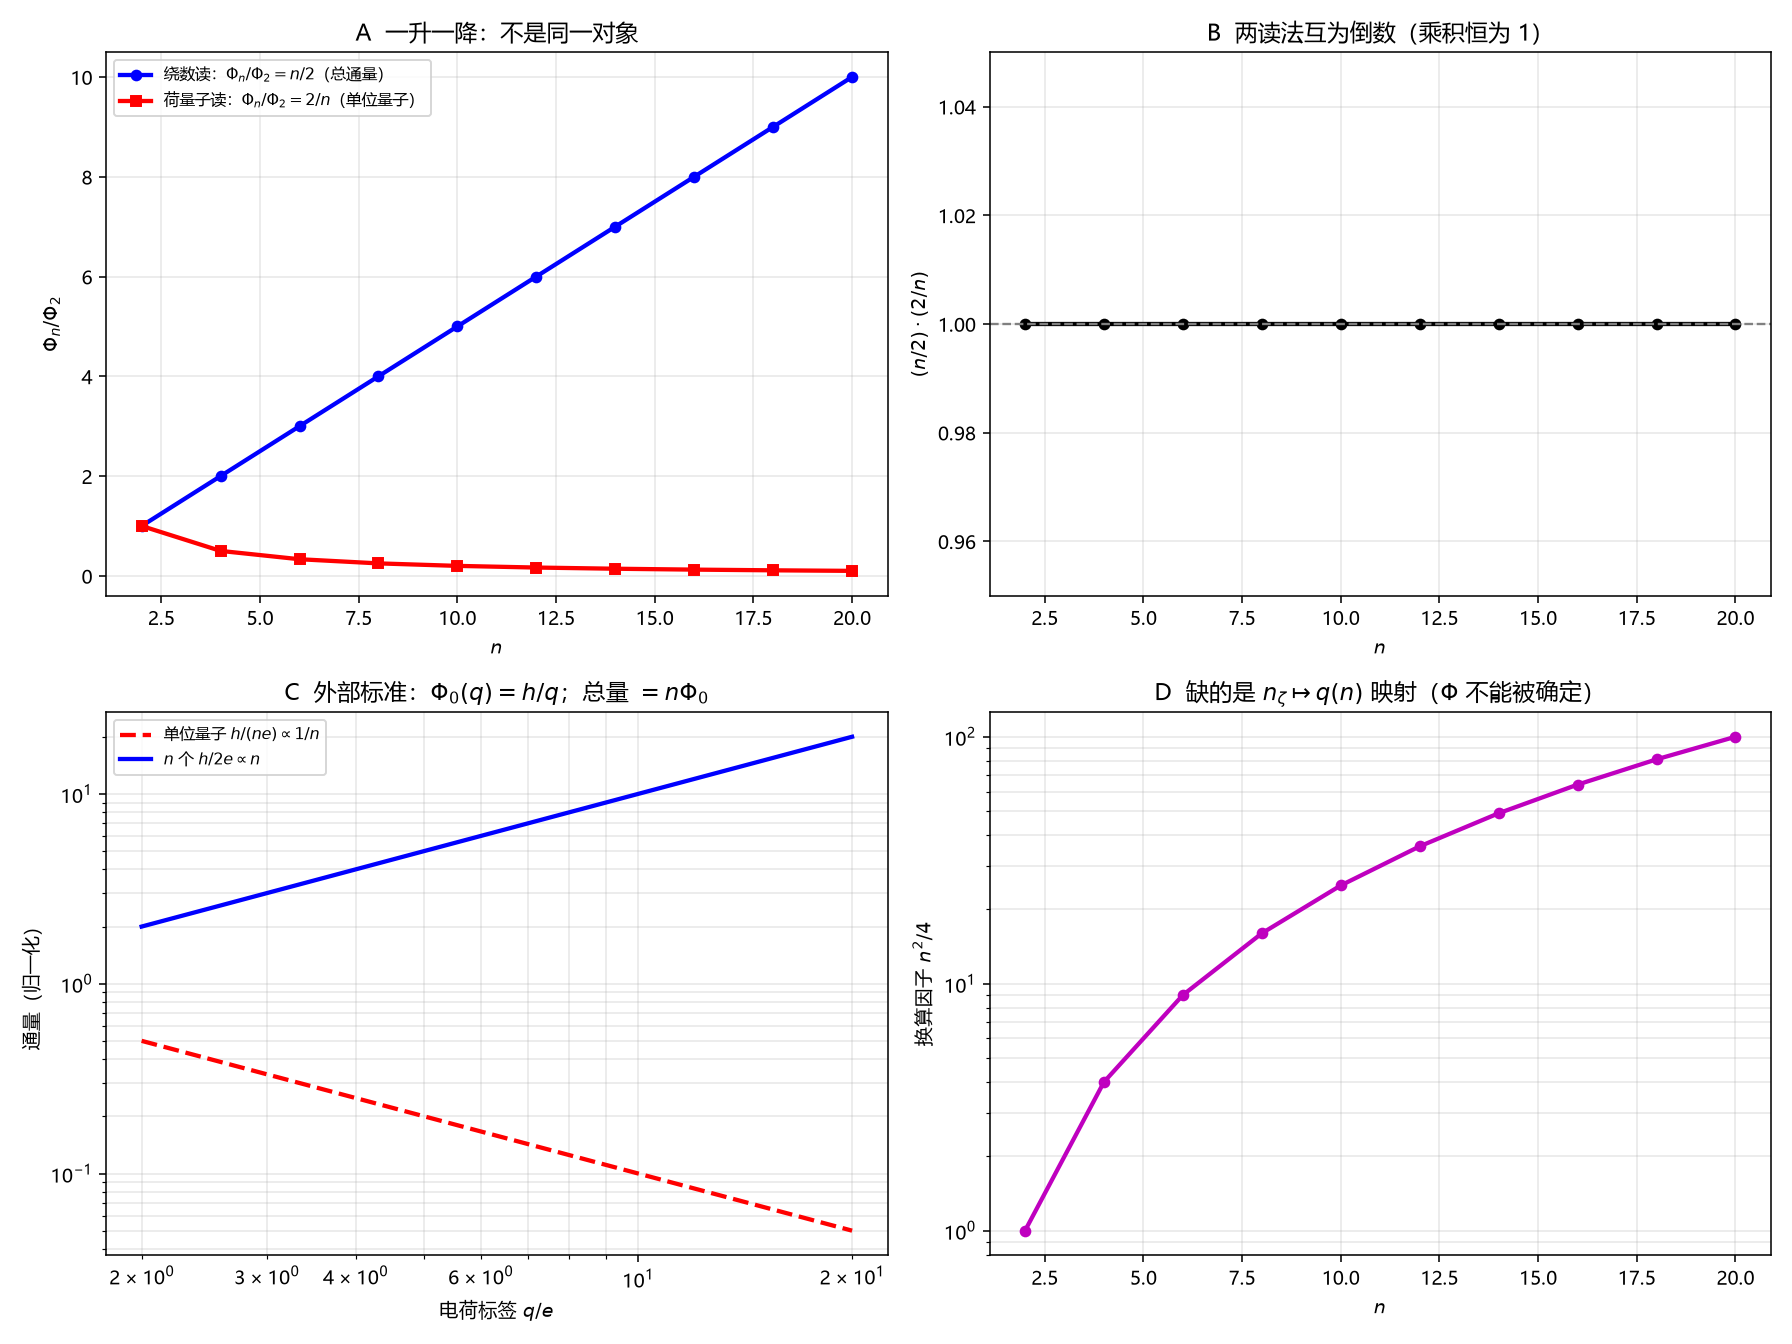

The script that saved this image:
# -*- coding: utf-8 -*-
"""
R32：临-6 通量归一两种读法的对象辨析
=====================================================================
预注册 R32 的 P1–P5（跑数前写死）：
  P1 原文审计 L469/L451/L471
  P2 外部标准 Phi0(q)=h/q；绕数 n => 总通量 n*Phi0
  P3 两读法对象不同：总通量 ∝ n vs 单位量子 ∝ 1/n；乘积 = 1
  P4 换算因子 n^2/4 依赖未知 q(n) 映射
  P5 Lean 互逆恒等式

复跑：python "10 探索/超导第一性研究/04_计算验证/R32_临6通量归一对象辨析.py"
"""
import csv
import math
import os
import sys

try:
    sys.stdout.reconfigure(encoding="utf-8")
except Exception:
    pass

import numpy as np
import matplotlib
matplotlib.use("Agg")
import matplotlib.pyplot as plt

plt.rcParams["font.sans-serif"] = ["Microsoft YaHei", "SimHei", "DejaVu Sans"]
plt.rcParams["axes.unicode_minus"] = False

OUT = os.path.dirname(os.path.abspath(__file__))
ROOT = os.path.abspath(os.path.join(OUT, "..", "..", ".."))


def main():
    # ---------- P1：原文审计 ----------
    chain = open(os.path.join(ROOT, "10 探索", "CQM_探索_推导链.md"), encoding="utf-8").read()
    checks = {
        "绕数读": "n 个磁通量子 $h/2e$" in chain or "n\\,h/2e" in chain,
        "2/n读": "\\frac{\\Phi_n}{\\Phi_2}=\\frac{2}{n}" in chain,
        "临-6自标": "换算未定，两式不擅自改号" in chain,
    }
    assert all(checks.values()), "P1: 原文审计失败 %s" % checks

    # ---------- P2/P3：两对象 ----------
    n = np.arange(2, 21, 2)
    k = n / 2.0
    total_ratio = k                 # 绕数读：总通量 n*h/2e / (h/2e) = n/2
    charge_ratio = 2.0 / n          # 荷量子归一读：h/(ne) / h/(2e) = 2/n
    assert np.all(total_ratio >= 1) and np.all(charge_ratio <= 1), "P3: 方向应相反"
    prod = total_ratio * charge_ratio
    assert np.max(np.abs(prod - 1.0)) < 1e-12, "P3: 应互为倒数"

    # 外部标准：Phi0(q)=h/q
    q_over_e = n.astype(float)       # q = n e
    phi0_charge = 1.0 / q_over_e     # h/(ne) 归一化
    total_flux = n.astype(float)     # n 个 h/2e
    assert abs(phi0_charge[0] - 0.5) < 1e-12, "P2: n=2 给 h/(2e)"

    # ---------- P4：换算因子 ----------
    conv = n.astype(float) ** 2 / 4.0
    # 两种候选映射给不同比值
    ratio_if_pair = total_ratio          # q(n)=2e
    ratio_if_cluster = charge_ratio      # q(n)=ne
    assert np.max(np.abs(ratio_if_pair - ratio_if_cluster)) > 1, "P4: 两映射应给不同比值"
    assert abs(conv[0] - 1.0) < 1e-12 and conv[-1] > 1, "P4: 换算因子随 n 变"

    print("R32 临-6 通量归一对象辨析（结构判定，无拟合）：")
    print("  P1 原文：%s" % checks)
    print("  P2 外部：Phi0(q)=h/q；绕数 n 给总通量 n*Phi0")
    print("  P3 两对象：总通量比 = n/2（升）；单位量子比 = 2/n（降）；乘积恒为 %.1f" % prod[0])
    print("  P4 换算因子 n^2/4：n=2 为 1、n=20 为 %.0f；依赖未知 q(n) 映射" % conv[-1])
    print("  P5 Lean 互逆恒等式")

    # ---------- 四面板 ----------
    fig, axes = plt.subplots(2, 2, figsize=(12.8, 9.6))

    ax = axes[0, 0]
    ax.plot(n, total_ratio, "b-o", lw=2.2, ms=5, label="绕数读：$\\Phi_n/\\Phi_2=n/2$（总通量）")
    ax.plot(n, charge_ratio, "r-s", lw=2.2, ms=5, label="荷量子读：$\\Phi_n/\\Phi_2=2/n$（单位量子）")
    ax.set_xlabel("$n$")
    ax.set_ylabel("$\\Phi_n/\\Phi_2$")
    ax.set_title("A  一升一降：不是同一对象")
    ax.legend(fontsize=8)
    ax.grid(alpha=0.3)

    ax = axes[0, 1]
    ax.plot(n, prod, "k-o", lw=2.2, ms=5)
    ax.axhline(1.0, color="gray", ls="--", lw=1.2)
    ax.set_ylim(0.95, 1.05)
    ax.set_xlabel("$n$")
    ax.set_ylabel("$(n/2)\\cdot(2/n)$")
    ax.set_title("B  两读法互为倒数（乘积恒为 1）")
    ax.grid(alpha=0.3)

    ax = axes[1, 0]
    ax.loglog(q_over_e, phi0_charge, "r--", lw=2.2, label="单位量子 $h/(ne)\\propto1/n$")
    ax.loglog(q_over_e, total_flux, "b-", lw=2.2, label="$n$ 个 $h/2e\\propto n$")
    ax.set_xlabel("电荷标签 $q/e$")
    ax.set_ylabel("通量（归一化）")
    ax.set_title("C  外部标准：$\\Phi_0(q)=h/q$；总量 $=n\\Phi_0$")
    ax.legend(fontsize=8)
    ax.grid(alpha=0.3, which="both")

    ax = axes[1, 1]
    ax.plot(n, conv, "m-o", lw=2.2, ms=5)
    ax.set_yscale("log")
    ax.set_xlabel("$n$")
    ax.set_ylabel("换算因子 $n^2/4$")
    ax.set_title("D  缺的是 $n_{\\zeta}\\mapsto q(n)$ 映射（$\\Phi$ 不能被确定）")
    ax.grid(alpha=0.3, which="both")

    fig.tight_layout()
    png = os.path.join(OUT, "R32_临6通量归一对象辨析.png")
    fig.savefig(png, dpi=140)
    plt.close(fig)

    rows = [
        ["P1", "原文三处 %s" % checks, "通过"],
        ["P2", "Phi0(q)=h/q；n*Phi0", "外部标准（B 类）"],
        ["P3", "n/2 升 vs 2/n 降；乘积 = 1", "对象不同"],
        ["P4", "换算因子 n^2/4 依赖 q(n) 映射", "换算仍缺"],
        ["P5", "互逆恒等式（Lean）", "由 Lean 承载"],
        ["结论", "方向相反=对象混淆；临-6 不闭合", "状态不动"],
    ]
    with open(os.path.join(OUT, "R32_临6通量归一对象辨析_摘要.csv"), "w",
              newline="", encoding="utf-8-sig") as fo:
        wr = csv.writer(fo)
        wr.writerow(["判据", "数值", "判定"])
        wr.writerows(rows)

    print("图:", png)


if __name__ == "__main__":
    main()
